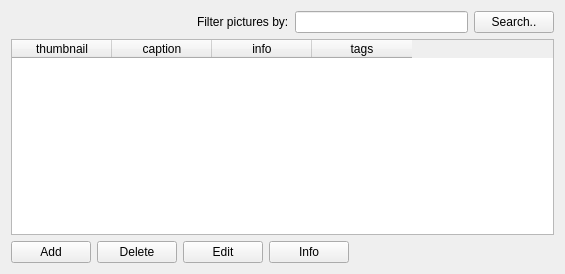
<?xml version="1.0" encoding="UTF-8"?>
<ui version="4.0">
 <class>pictures_form</class>
 <widget class="QWidget" name="pictures_form">
  <property name="geometry">
   <rect>
    <x>0</x>
    <y>0</y>
    <width>565</width>
    <height>274</height>
   </rect>
  </property>
  <property name="windowTitle">
   <string>Pictures</string>
  </property>
  <layout class="QGridLayout" name="gridLayout">
   <item row="4" column="0">
    <layout class="QHBoxLayout" name="horizontalLayout">
     <item>
      <widget class="QPushButton" name="add">
       <property name="enabled">
        <bool>true</bool>
       </property>
       <property name="text">
        <string>Add</string>
       </property>
       <property name="form" stdset="0">
        <string notr="true">picture_add</string>
       </property>
      </widget>
     </item>
     <item>
      <widget class="QPushButton" name="delete_2">
       <property name="enabled">
        <bool>true</bool>
       </property>
       <property name="text">
        <string>Delete</string>
       </property>
       <property name="action" stdset="0">
        <string notr="true">deletePicture picture {id={picture.selected}}</string>
       </property>
       <property name="datasignal:clicked" stdset="0">
        <string notr="true">picture</string>
       </property>
      </widget>
     </item>
     <item>
      <widget class="QPushButton" name="edit">
       <property name="enabled">
        <bool>true</bool>
       </property>
       <property name="text">
        <string>Edit</string>
       </property>
       <property name="form" stdset="0">
        <string notr="true">picture_edit?id={picture.selected}</string>
       </property>
      </widget>
     </item>
     <item>
      <widget class="QPushButton" name="info">
       <property name="text">
        <string>Info</string>
       </property>
       <property name="form" stdset="0">
        <string notr="true">picture_info?id={picture.selected}</string>
       </property>
      </widget>
     </item>
     <item>
      <spacer name="horizontalSpacer">
       <property name="orientation">
        <enum>Qt::Horizontal</enum>
       </property>
       <property name="sizeHint" stdset="0">
        <size>
         <width>40</width>
         <height>20</height>
        </size>
       </property>
      </spacer>
     </item>
    </layout>
   </item>
   <item row="3" column="0">
    <widget class="QTableWidget" name="picture">
     <property name="horizontalScrollBarPolicy">
      <enum>Qt::ScrollBarAsNeeded</enum>
     </property>
     <property name="alternatingRowColors">
      <bool>true</bool>
     </property>
     <property name="selectionMode">
      <enum>QAbstractItemView::SingleSelection</enum>
     </property>
     <property name="selectionBehavior">
      <enum>QAbstractItemView::SelectRows</enum>
     </property>
     <property name="showGrid">
      <bool>true</bool>
     </property>
     <property name="gridStyle">
      <enum>Qt::DotLine</enum>
     </property>
     <property name="sortingEnabled">
      <bool>true</bool>
     </property>
     <property name="action" stdset="0">
      <string notr="true">PictureListRequest picture {search{{search}}}</string>
     </property>
     <attribute name="horizontalHeaderShowSortIndicator" stdset="0">
      <bool>true</bool>
     </attribute>
     <attribute name="verticalHeaderStretchLastSection">
      <bool>false</bool>
     </attribute>
     <column>
      <property name="text">
       <string>thumbnail</string>
      </property>
     </column>
     <column>
      <property name="text">
       <string>caption</string>
      </property>
     </column>
     <column>
      <property name="text">
       <string>info</string>
      </property>
     </column>
     <column>
      <property name="text">
       <string>tags</string>
      </property>
     </column>
    </widget>
   </item>
   <item row="0" column="0">
    <layout class="QHBoxLayout" name="horizontalLayout_2">
     <item>
      <widget class="QLabel" name="label_2">
       <property name="text">
        <string/>
       </property>
       <property name="pixmap">
        <pixmap resource="../qtclient.qrc">:/images/picture.png</pixmap>
       </property>
      </widget>
     </item>
     <item>
      <spacer name="horizontalSpacer_2">
       <property name="orientation">
        <enum>Qt::Horizontal</enum>
       </property>
       <property name="sizeHint" stdset="0">
        <size>
         <width>40</width>
         <height>20</height>
        </size>
       </property>
      </spacer>
     </item>
     <item>
      <widget class="QLabel" name="label">
       <property name="text">
        <string>Filter pictures by:</string>
       </property>
      </widget>
     </item>
     <item>
      <widget class="QLineEdit" name="search">
       <property name="initialFocus" stdset="0">
        <bool>true</bool>
       </property>
      </widget>
     </item>
     <item>
      <widget class="QPushButton" name="searchButton">
       <property name="text">
        <string>Search..</string>
       </property>
       <property name="datasignal:clicked" stdset="0">
        <string notr="true">picture</string>
       </property>
      </widget>
     </item>
    </layout>
   </item>
  </layout>
 </widget>
 <tabstops>
  <tabstop>search</tabstop>
  <tabstop>searchButton</tabstop>
  <tabstop>picture</tabstop>
  <tabstop>add</tabstop>
  <tabstop>delete_2</tabstop>
  <tabstop>edit</tabstop>
  <tabstop>reset_2</tabstop>
 </tabstops>
 <resources>
  <include location="../qtclient.qrc"/>
 </resources>
 <connections>
  <connection>
   <sender>search</sender>
   <signal>returnPressed()</signal>
   <receiver>searchButton</receiver>
   <slot>click()</slot>
   <hints>
    <hint type="sourcelabel">
     <x>473</x>
     <y>35</y>
    </hint>
    <hint type="destinationlabel">
     <x>512</x>
     <y>20</y>
    </hint>
   </hints>
  </connection>
  <connection>
   <sender>picture</sender>
   <signal>doubleClicked(QModelIndex)</signal>
   <receiver>reset_2</receiver>
   <slot>click()</slot>
   <hints>
    <hint type="sourcelabel">
     <x>291</x>
     <y>132</y>
    </hint>
    <hint type="destinationlabel">
     <x>292</x>
     <y>254</y>
    </hint>
   </hints>
  </connection>
 </connections>
 <slots>
  <signal>init()</signal>
 </slots>
</ui>
